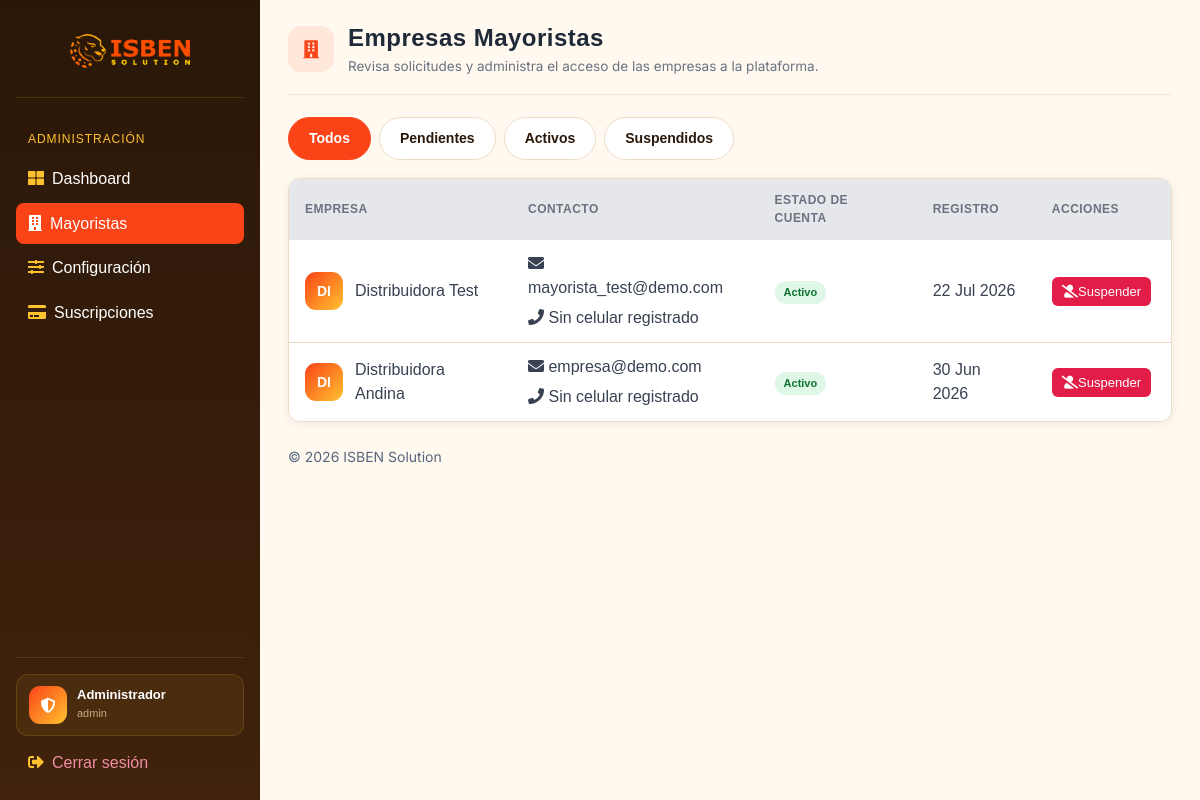
The app's page /admin-panel/mayoristas/ (signed in), older data.
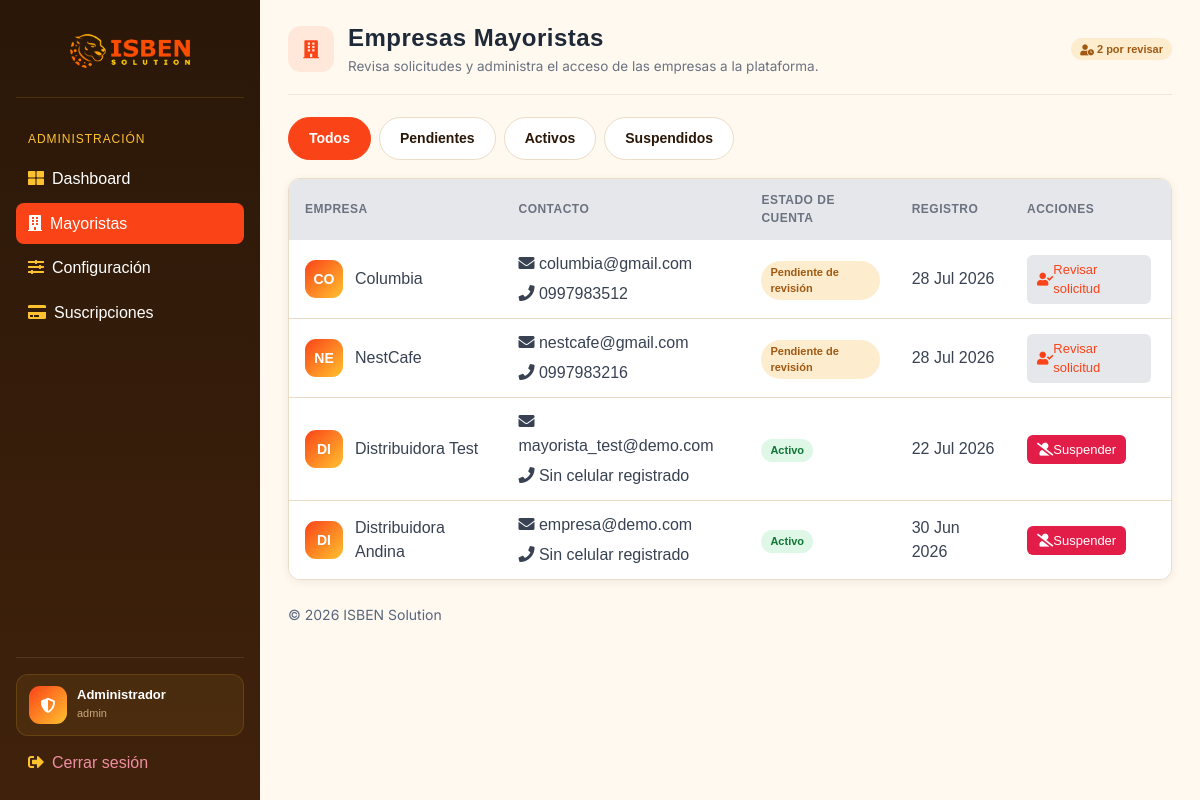
The same page, newer data.
### appDjango/models.py (models this page shows, shortened)
class Mayorista(models.Model):
    CATEGORIA_CHOICES = [
        ("bebidas", "Bebidas"),
        ("abarrotes", "Abarrotes"),
        ("lacteos", "Lácteos"),
        ("limpieza", "Limpieza"),
        ("otro", "Otro"),
    ]
    PLAN_CHOICES = [
        ("sin_asignar", "Sin asignar"),
        ("suscripcion", "Suscripción anual"),
        ("comision", "Solo comisión"),
        ("mixto", "Mixto"),
    ]
    ESTADO_CHOICES = [
        ("pendiente_pago", "Pendiente de pago"),
        ("activo", "Activo"),
        ("suspendido", "Suspendido"),
    ]
    MESES_CORTOS = [
        "Ene",
        "Feb",
        "Mar",
        "Abr",
        "May",
        "Jun",
        "Jul",
        "Ago",
        "Sep",
        "Oct",
        "Nov",
        "Dic",
    ]
    cuenta = models.OneToOneField(
        settings.AUTH_USER_MODEL,
        on_delete=models.CASCADE,
        related_name="perfil_mayorista",
    )
    nombre = models.CharField(max_length=255)
    telefono = models.CharField(
        max_length=15,
        default="",
    )
    categoria = models.CharField(max_length=20, choices=CATEGORIA_CHOICES)
    logo_url = models.TextField(blank=True, null=True)
    estado = models.CharField(
        max_length=20, choices=ESTADO_CHOICES, default="pendiente_pago"
    )
    plan = models.CharField(
        max_length=20,
        choices=PLAN_CHOICES,
        default="sin_asignar",
    )
    tarifa_anual = models.DecimalField(max_digits=10, decimal_places=2, default=0)
    porcentaje_comision = models.DecimalField(max_digits=5, decimal_places=2, default=0)
    fecha_vencimiento = models.DateField(blank=True, null=True)

### appDjango/views.py (the view)
@admin_required
def admin_mayoristas(request):
    estado = request.GET.get("estado", "")
    mayoristas = Mayorista.objects.select_related("cuenta").order_by("-id")
    if estado:
        mayoristas = mayoristas.filter(estado=estado)
    return render(
        request,
        "admin/mayoristas.html",
        {
            "mayoristas": mayoristas,
            "estado": estado,
            "pendientes": Mayorista.objects.filter(estado="pendiente_pago").count(),
        },
    )

### appDjango/views.py (called while the page is built)
def admin_required(view_func):
    @wraps(view_func)
    def wrapper(request, *args, **kwargs):
        if not request.user.is_authenticated or not request.user.is_staff:
            return redirect("portal_login_admin")
        return view_func(request, *args, **kwargs)
    return wrapper

### appDjango/templates/admin/mayoristas.html (shortened to what the changed rows need)
{% extends 'layouts/base.html' %}
{% block content %}
  <div class="pagina-cabecera">
    <div class="pagina-cabecera-titulo">
      <div>
        <h1>Empresas Mayoristas</h1>
      </div>
    </div>
    <div class="pagina-cabecera-acciones">
      {% if pendientes > 0 %}
        <span class="portal-badge portal-badge-amber">
          <i class="fas fa-user-clock"></i>
          &nbsp;{{ pendientes }} por revisar
        </span>
      {% endif %}
    </div>
  </div>
  <div class="table-card">
    <table>
      <thead>
        <tr>
          <th>Empresa</th>
          <th>Contacto</th>
          <th>Estado de cuenta</th>
          <th>Registro</th>
          <th>Acciones</th>
        </tr>
      </thead>
      <tbody>
        {% for mayorista in mayoristas %}
          <tr>
            <td>
              <div class="vendedor-cabecera" style="margin-bottom: 0;">
                <div class="vendedor-avatar"
                     style="width: 38px;
                            height: 38px;
                            font-size: 14px;
                            border-radius: 11px;">
                  {{ mayorista.nombre|slice:":2"|upper }}
                </div>
                <strong>{{ mayorista.nombre }}</strong>
              </div>
            </td>
            <td>
              <div>
                <i class="fas fa-envelope"></i>
                {{ mayorista.cuenta.email }}
              </div>
              <div style="margin-top: 6px;">
                <i class="fas fa-phone"></i>
                {% if mayorista.telefono %}
                  {{ mayorista.telefono }}
                {% else %}
                  Sin celular registrado
                {% endif %}
              </div>
            </td>
            <td>
              {% if mayorista.estado == 'activo' %}
                <span class="portal-badge portal-badge-green">
                  Activo
                </span>
              {% elif mayorista.estado == 'suspendido' %}
                <span class="portal-badge portal-badge-red">
                  Suspendido
                </span>
              {% else %}
                <span class="portal-badge portal-badge-amber">
                  Pendiente de revisión
                </span>
              {% endif %}
            </td>
            <td>
              {{ mayorista.cuenta.date_joined|date:"d M Y" }}
            </td>
            <td>
              {% if mayorista.estado == 'pendiente_pago' %}
                <a href="{% url 'portal_admin_mayorista_configuracion' mayorista.id %}"
                   class="action action-view">
                  <i class="fas fa-user-check"></i>
                  Revisar solicitud
                </a>
              {% elif mayorista.estado == 'activo' %}
                <a href="{% url 'portal_admin_mayorista_toggle' mayorista.id %}"
                   class="action action-delete"
                   data-confirmar="¿Suspender a {{ mayorista.nombre }}?"
                   data-confirmar-texto="La empresa, sus vendedores y su catálogo dejarán de estar disponibles hasta que la reactives.">
                  <i class="fas fa-user-slash"></i>
                  Suspender
                </a>
              {% endif %}
            </td>
          </tr>
        {% endfor %}
      </tbody>
    </table>
  </div>
{% endblock %}

Row changes from the older to the newer data that the page shows:
added Mayorista: nombre "CO", nombre "Columbia", cuenta.email "columbia@gmail.com", telefono "0997983512", estado "Pendiente de revisión", cuenta.date_joined "28 Jul 2026"
added Mayorista: nombre "NE", nombre "NestCafe", cuenta.email "nestcafe@gmail.com", telefono "0997983216", estado "Pendiente de revisión", cuenta.date_joined "28 Jul 2026"
Text that changed along with them:
{{ pendientes }}: (not shown) → "2"
text now shown: "por revisar"
